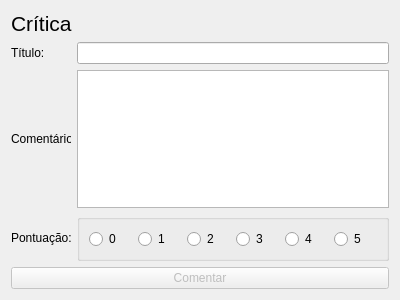
<?xml version="1.0" encoding="UTF-8"?>
<ui version="4.0">
 <class>comment</class>
 <widget class="QDialog" name="comment">
  <property name="geometry">
   <rect>
    <x>0</x>
    <y>0</y>
    <width>400</width>
    <height>300</height>
   </rect>
  </property>
  <property name="windowTitle">
   <string>Dialog</string>
  </property>
  <property name="layoutDirection">
   <enum>Qt::RightToLeft</enum>
  </property>
  <layout class="QGridLayout" name="gridLayout_2">
   <item row="0" column="0">
    <widget class="QLabel" name="label_4">
     <property name="font">
      <font>
       <pointsize>16</pointsize>
      </font>
     </property>
     <property name="layoutDirection">
      <enum>Qt::LeftToRight</enum>
     </property>
     <property name="text">
      <string>Crítica</string>
     </property>
    </widget>
   </item>
   <item row="2" column="0">
    <layout class="QHBoxLayout" name="horizontalLayout_2">
     <item>
      <widget class="QTextEdit" name="textEdit_comentario">
       <property name="layoutDirection">
        <enum>Qt::LeftToRight</enum>
       </property>
      </widget>
     </item>
     <item>
      <widget class="QLabel" name="label_2">
       <property name="minimumSize">
        <size>
         <width>60</width>
         <height>0</height>
        </size>
       </property>
       <property name="maximumSize">
        <size>
         <width>60</width>
         <height>16777215</height>
        </size>
       </property>
       <property name="text">
        <string>Comentário:</string>
       </property>
      </widget>
     </item>
    </layout>
   </item>
   <item row="1" column="0">
    <layout class="QHBoxLayout" name="horizontalLayout">
     <item>
      <widget class="QLineEdit" name="lineEdit_titulo">
       <property name="layoutDirection">
        <enum>Qt::LeftToRight</enum>
       </property>
      </widget>
     </item>
     <item>
      <widget class="QLabel" name="label">
       <property name="minimumSize">
        <size>
         <width>60</width>
         <height>0</height>
        </size>
       </property>
       <property name="maximumSize">
        <size>
         <width>60</width>
         <height>16777215</height>
        </size>
       </property>
       <property name="layoutDirection">
        <enum>Qt::LeftToRight</enum>
       </property>
       <property name="text">
        <string>Título:</string>
       </property>
      </widget>
     </item>
    </layout>
   </item>
   <item row="3" column="0">
    <layout class="QHBoxLayout" name="horizontalLayout_4">
     <item>
      <widget class="QGroupBox" name="groupBox">
       <property name="layoutDirection">
        <enum>Qt::LeftToRight</enum>
       </property>
       <property name="title">
        <string/>
       </property>
       <layout class="QGridLayout" name="gridLayout">
        <item row="0" column="0">
         <layout class="QHBoxLayout" name="horizontalLayout_3">
          <item>
           <widget class="QRadioButton" name="radioButton0">
            <property name="text">
             <string>0</string>
            </property>
           </widget>
          </item>
          <item>
           <widget class="QRadioButton" name="radioButton1">
            <property name="text">
             <string>1</string>
            </property>
           </widget>
          </item>
          <item>
           <widget class="QRadioButton" name="radioButton2">
            <property name="text">
             <string>2</string>
            </property>
           </widget>
          </item>
          <item>
           <widget class="QRadioButton" name="radioButton3">
            <property name="text">
             <string>3</string>
            </property>
           </widget>
          </item>
          <item>
           <widget class="QRadioButton" name="radioButton4">
            <property name="text">
             <string>4</string>
            </property>
           </widget>
          </item>
          <item>
           <widget class="QRadioButton" name="radioButton5">
            <property name="text">
             <string>5</string>
            </property>
           </widget>
          </item>
         </layout>
        </item>
       </layout>
      </widget>
     </item>
     <item>
      <widget class="QLabel" name="label_3">
       <property name="minimumSize">
        <size>
         <width>60</width>
         <height>0</height>
        </size>
       </property>
       <property name="maximumSize">
        <size>
         <width>60</width>
         <height>16777215</height>
        </size>
       </property>
       <property name="layoutDirection">
        <enum>Qt::LeftToRight</enum>
       </property>
       <property name="text">
        <string>Pontuação:</string>
       </property>
      </widget>
     </item>
    </layout>
   </item>
   <item row="4" column="0">
    <widget class="QPushButton" name="pushButton_comentar">
     <property name="enabled">
      <bool>false</bool>
     </property>
     <property name="text">
      <string>Comentar</string>
     </property>
    </widget>
   </item>
  </layout>
 </widget>
 <tabstops>
  <tabstop>lineEdit_titulo</tabstop>
  <tabstop>textEdit_comentario</tabstop>
  <tabstop>radioButton0</tabstop>
  <tabstop>radioButton1</tabstop>
  <tabstop>radioButton2</tabstop>
  <tabstop>radioButton3</tabstop>
  <tabstop>radioButton4</tabstop>
  <tabstop>radioButton5</tabstop>
  <tabstop>pushButton_comentar</tabstop>
 </tabstops>
 <resources/>
 <connections/>
</ui>
